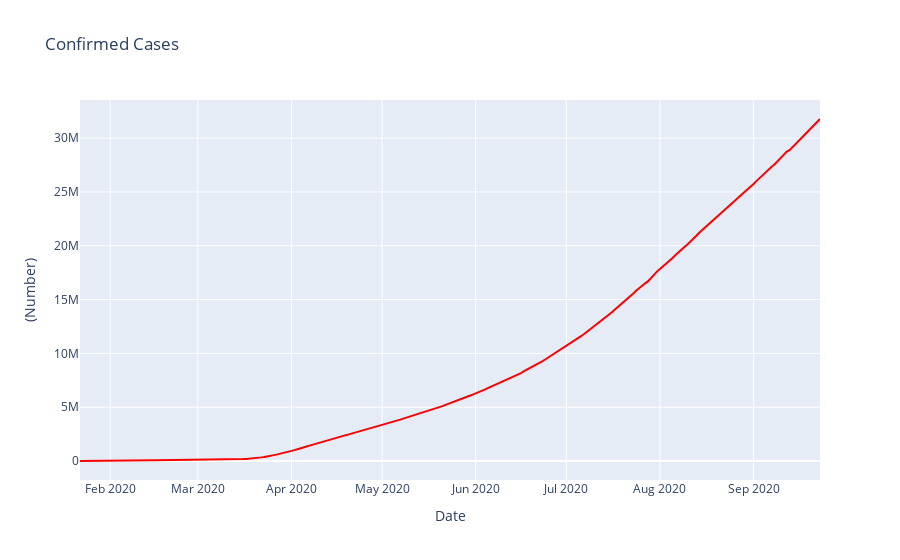

Notebook cell for this chart:
### Code cell
confirmed_graph = go.Scatter(x=cumulative_confirmed.Date,y=cumulative_confirmed.Confirmed, marker=dict(color='red'))
layout = go.Layout(title='Confirmed Cases', xaxis=dict(title='Date'), yaxis=dict(title='(Number)'))
fig = go.Figure(data=[confirmed_graph], layout=layout)
py.iplot(fig)

### Figure 1 — Plotly figure (JSON) as saved in the notebook; plotly's stock layout.template omitted (floating-point values rounded to 4 significant figures; data arrays with more than 128 entries replaced by an {"elided": "..."} marker saying what was removed)
{"data": [{"marker": {"color": "red"}, "type": "scatter", "x": {"elided": "246 str values"}, "y": {"elided": "246 int values"}}], "layout": {"title": {"text": "Confirmed Cases"}, "xaxis": {"title": {"text": "Date"}}, "yaxis": {"title": {"text": "(Number)"}}}}
